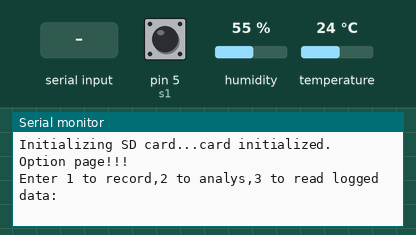
A sketch run on a simulated Arduino Uno, built with avr-gcc and run on an emulated ATmega328P. Shown: the last lines printed to the serial monitor. Inputs (shaded band) come from the test bench; at power-on: temperature 24 °C, humidity 55 %, pin 5 (s1) HIGH. Storage starts empty.

Above: at 1.2 s.
1.3 s: "1\n" received over Serial
At 1.4 s:
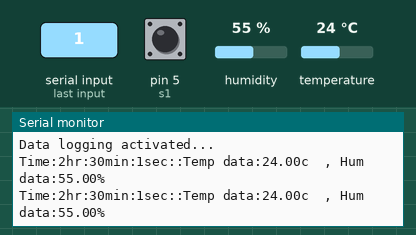
2.8 s: temperature set to 0 °C
At 2.85 s:
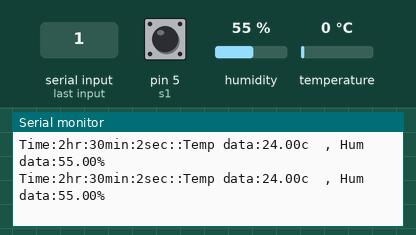
5.8 s: temperature set to 12 °C
At 5.83 s:
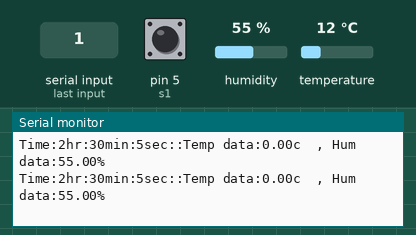
8.8 s: humidity set to 22 %
At 8.81 s:
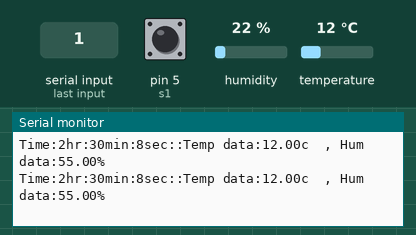
11.8 s: temperature set to 0 °C
At 11.85 s:
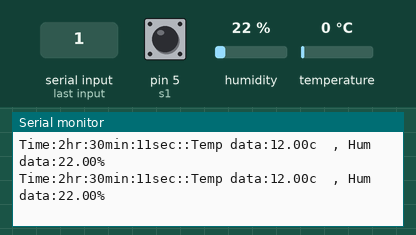
14.8 s: temperature set to 19 °C
At 18.75 s:
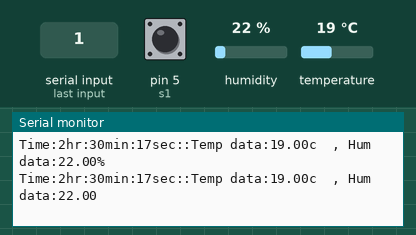
Timing chart, 0 to 18.8 s (numbered marks = the images above; inputs shaded):
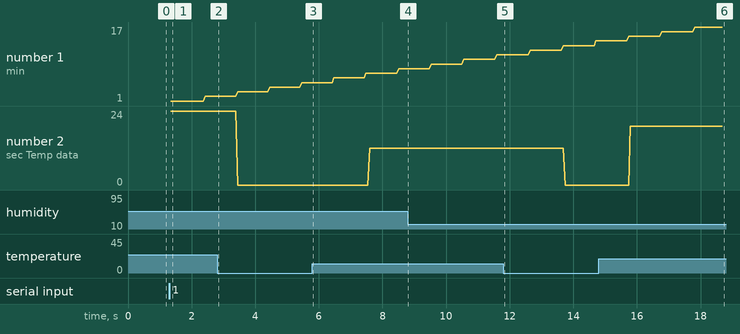

Measured:
- after the input at 1.3 s, the serial monitor: prints a new line at once (image 1)
- after the input at 14.8 s, the serial monitor: prints a new line after 1.0 s (image 6)
- plotted number 2: 24 → 0 after the input at 2.8 s, 0 → 12 after the input at 5.8 s, 12 → 0 after the input at 11.8 s, 0 → 19 after the input at 14.8 s

The sketch:

dataLog_unfinished_temperature.ino
```cpp
#include <DHT.h>
#include <SPI.h>
#include <SD.h>

const int chipSelect = 4;
#define type DHT11
#define pin 3
#define s1 5
int countn=0;
float T,H,maxT=0,miniT=100,maxH=0,miniH=200;
unsigned long newtime,ptime=0,interval=1000,ptime2=0;
int sec=0,minn=30,hr=2;
String maxTime,maxHime,times;
DHT dht(pin,type);
void setup() {
  // put your setup code here, to run once:
dht.begin();
Serial.begin(9600);
pinMode(s1,INPUT_PULLUP);

while (!Serial) {
    ; // wait for serial port to connect. Needed for native USB port only
  }
  Serial.print("Initializing SD card...");
  // see if the card is present and can be initialized:
  if (!SD.begin(chipSelect)) {
    Serial.println("Card failed, or not present");
    // don't do anything more:
    while (1);
  }
  Serial.println("card initialized.");
}

void time(){
  newtime=millis();
  if(newtime-ptime>=interval){
     sec++;
     ptime=newtime;
  }
  if(sec>59){minn++;sec=1;}
  if(minn>59){hr++;minn=1;}
  if(hr==23 && minn==59){hr=0;}
  times=String(hr)+"hr:"+String(minn)+"min:"+String(sec)+"sec";
}
void logdata(){
  time();
  analys();
  File dataFile = SD.open("datalog.txt", FILE_WRITE);
   T =dht.readTemperature();
   H =dht.readHumidity();
  String dataString1="Temp data:"+String(T)+"c";
  String dataString2="Hum data:"+String(H)+"%";
  if(isnan(T) || isnan(H)){
      Serial.println("Error getting valid readings!!!");
  }
  else{
  // Serial.println("Temperature value:"+String(T)+"c  Humidity value:"+String(H)+"%" );
        if (dataFile) {
          dataFile.println("Time:"+times+"::"+dataString1+" "+dataString2);
          dataFile.close();
          // print to the serial port too:
          //if(newtime-ptime2>=1000){
          Serial.println("Time:"+times+"::"+dataString1+"  , "+dataString2);
          //ptime2=newtime;
        }
        // if the file isn't open, pop up an error:
        else {
          Serial.println("error opening datalog.txt");

}}}
void dumps(){
  File dataFile = SD.open("datalog.txt");
  analys();
  // if the file is available, write to it:
  if (dataFile) {
    while (dataFile.available()) {
      if(newtime-ptime2>=1000){
     Serial.write(dataFile.read());
     ptime2=newtime;
    }}
    dataFile.close();
  }
  // if the file isn't open, pop up an error:
  else {
    Serial.println("error opening datalog.txt");
  }
}
void analys(){
  if(T>maxT){maxT=T;maxTime=times;}
  if(T<miniT){miniT=T;}
  if(H>maxH){maxH=H;maxHime=times;}
  if(H<miniH){miniH=H;}
}
void loop() {
  Serial.println("Option page!!!");
  Serial.println("Enter 1 to record,2 to analys,3 to read logged data:");
  while(!Serial.available()){}
  int inf=Serial.parseInt();
  if(inf==1){
    Serial.println("Data logging activated...");
    while(digitalRead(s1)==HIGH){newtime=millis();
   logdata();}
  }
  else if(inf==2){
    while(digitalRead(s1)==HIGH){newtime=millis();
    if(newtime-ptime2>=1000){
    Serial.println("Maximum temperature is:"+String(maxT)+"c  and minimum is:"+String(miniT)+" Time::"+maxTime);
    Serial.println("Maximum Humidity is:"+String(maxH)+"%  and minimum is:"+String(miniH)+" Time::"+maxTime);}
    ptime2=newtime;
    }
  }
  else if(inf==3){
    Serial.println("Data dumping activated..");
    while(digitalRead(s1)==HIGH){newtime=millis();
      dumps();}
  }
  }
```
